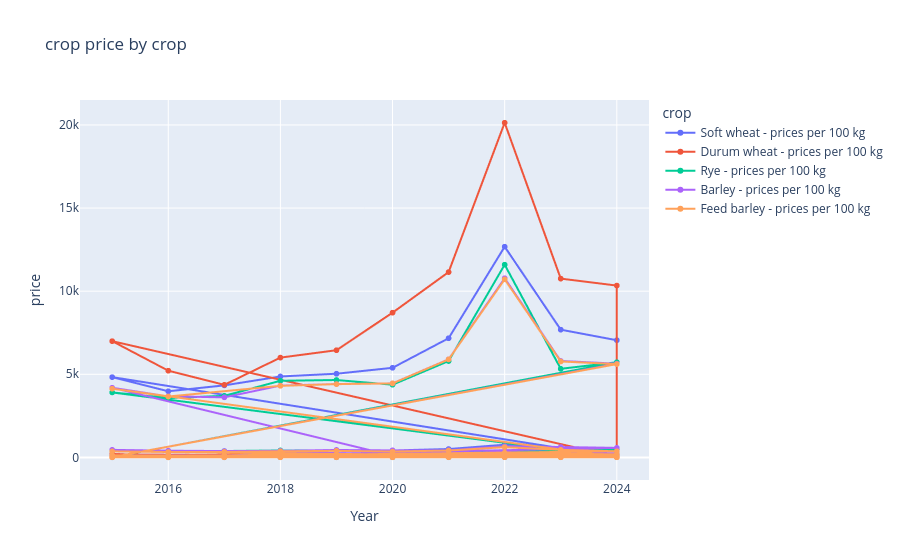

Source (notebook cell):
### Code cell
import plotly.express as px

fig = px.line(
    prices_df,
    x="TIME_PERIOD",
    y="OBS_VALUE",
    color="prod_veg",
    markers=True,
    title="crop price by crop",
    labels={
        "TIME_PERIOD": "Year",
        "OBS_VALUE": "price",
        "prod_veg": "crop",
    },
)

fig.show()

### Figure 1 — Plotly figure (JSON) as saved in the notebook; plotly's stock layout.template omitted (floating-point values rounded to 4 significant figures; data arrays with more than 128 entries replaced by an {"elided": "..."} marker saying what was removed)
{"data": [{"hovertemplate": "crop=Soft wheat - prices per 100 kg<br>Year=%{x}<br>price=%{y}<extra></extra>", "legendgroup": "Soft wheat - prices per 100 kg", "line": {"color": "#636efa", "dash": "solid"}, "marker": {"symbol": "circle"}, "mode": "lines+markers", "name": "Soft wheat - prices per 100 kg", "showlegend": true, "type": "scattergl", "x": {"elided": "487 int values"}, "xaxis": "x", "y": {"elided": "487 float values"}, "yaxis": "y"}, {"hovertemplate": "crop=Durum wheat - prices per 100 kg<br>Year=%{x}<br>price=%{y}<extra></extra>", "legendgroup": "Durum wheat - prices per 100 kg", "line": {"color": "#EF553B", "dash": "solid"}, "marker": {"symbol": "circle"}, "mode": "lines+markers", "name": "Durum wheat - prices per 100 kg", "showlegend": true, "type": "scattergl", "x": {"elided": "216 int values"}, "xaxis": "x", "y": {"elided": "216 float values"}, "yaxis": "y"}, {"hovertemplate": "crop=Rye - prices per 100 kg<br>Year=%{x}<br>price=%{y}<extra></extra>", "legendgroup": "Rye - prices per 100 kg", "line": {"color": "#00cc96", "dash": "solid"}, "marker": {"symbol": "circle"}, "mode": "lines+markers", "name": "Rye - prices per 100 kg", "showlegend": true, "type": "scattergl", "x": {"elided": "401 int values"}, "xaxis": "x", "y": {"elided": "401 float values"}, "yaxis": "y"}, {"hovertemplate": "crop=Barley - prices per 100 kg<br>Year=%{x}<br>price=%{y}<extra></extra>", "legendgroup": "Barley - prices per 100 kg", "line": {"color": "#ab63fa", "dash": "solid"}, "marker": {"symbol": "circle"}, "mode": "lines+markers", "name": "Barley - prices per 100 kg", "showlegend": true, "type": "scattergl", "x": {"elided": "430 int values"}, "xaxis": "x", "y": {"elided": "430 float values"}, "yaxis": "y"}, {"hovertemplate": "crop=Feed barley - prices per 100 kg<br>Year=%{x}<br>price=%{y}<extra></extra>", "legendgroup": "Feed barley - prices per 100 kg", "line": {"color": "#FFA15A", "dash": "solid"}, "marker": {"symbol": "circle"}, "mode": "lines+markers", "name": "Feed barley - prices per 100 kg", "showlegend": true, "type": "scattergl", "x": {"elided": "467 int values"}, "xaxis": "x", "y": {"elided": "467 float values"}, "yaxis": "y"}], "layout": {"legend": {"title": {"text": "crop"}, "tracegroupgap": 0}, "title": {"text": "crop price by crop"}, "xaxis": {"anchor": "y", "domain": [0, 1], "title": {"text": "Year"}}, "yaxis": {"anchor": "x", "domain": [0, 1], "title": {"text": "price"}}}}
